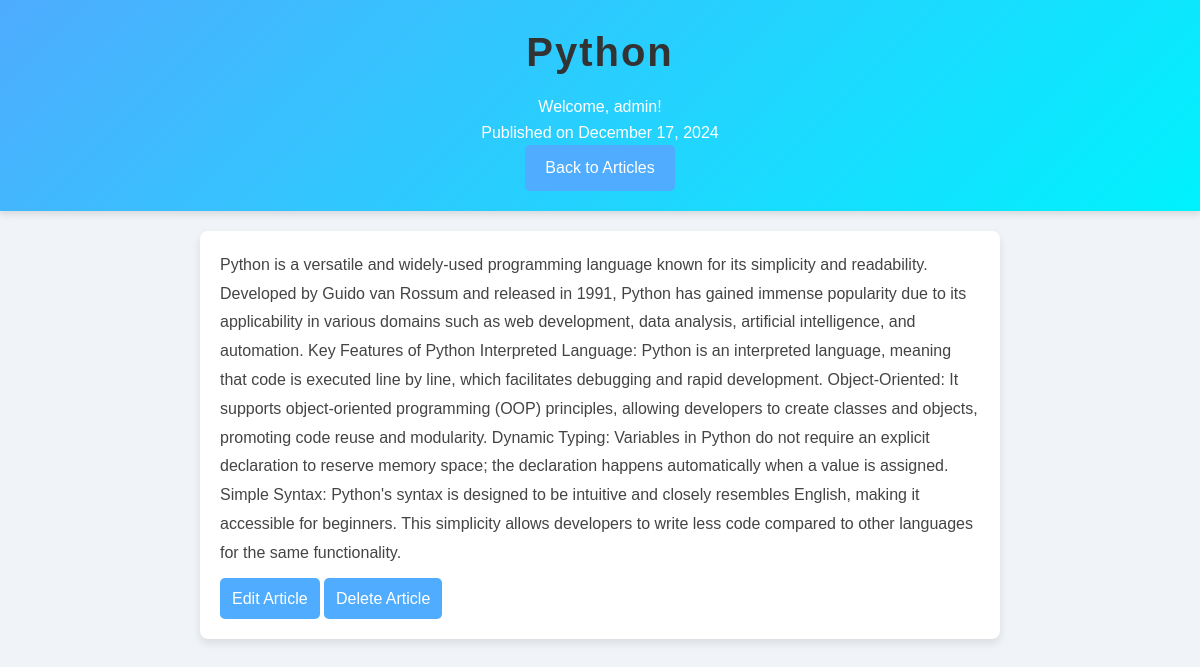
/4/ (signed in), run on the app's committed database.
### blog/models.py (models this page shows, shortened)
class Article(models.Model):
    title = models.CharField(max_length=200)
    content = models.TextField()
    created_at = models.DateTimeField(auto_now_add=True)
    updated_at = models.DateTimeField(auto_now=True)

### users/models.py (models this page shows)
class CustomUser(AbstractUser):
    phone_number = models.CharField(max_length=15, blank=True, null=True)

### blog/views.py (the view)
# urls.py: path('<int:pk>/', views.article_detail, name='article-detail'),
@login_required
def article_detail(request, pk):
    article = get_object_or_404(Article, pk=pk)
    return render(request, 'blog/article_detail.html', {'article': article})

### blog/templates/blog/article_detail.html (shortened to what this page needs)
{% load static %}
<!DOCTYPE html>
<html lang="en">
<head>
    <link rel="stylesheet" href="{% static 'styles.css' %}">
</head>
<body>
    <header>
        <h1>{{ article.title }}</h1>
        <p>Welcome, {{ user.username }}!</p>
        <p class="date">Published on {{ article.created_at|date:"F j, Y" }}</p>
        <a href="{% url 'article-list' %}" class="btn">Back to Articles</a>
    </header>
    <section class="article-detail">
        <p>{{ article.content }}</p>
            <a href="{% url 'article-edit' pk=article.pk %}" class="btn">Edit Article</a>
            <a href="{% url 'article-delete' pk=article.pk %}" class="btn">Delete Article</a>
    </section>
</body>
</html>

### static/styles.css (style rules this page uses)
* { margin: 0; padding: 0; box-sizing: border-box; font-family: 'Poppins', sans-serif; }
body { background: #f0f4f8; color: #333; line-height: 1.6; min-height: 100vh; padding-bottom: 20px; }
h1, h2, h3, h4 { font-weight: 600; color: #333; }
a { text-decoration: none; color: inherit; }
a.btn, button { display: inline-block; background-color: #4facfe; color: #fff; text-decoration: none; padding: 10px 20px; border-radius: 5px; transition: all 0.3s ease; }
header { background: linear-gradient(135deg, #4facfe, #00f2fe); color: #fff; text-align: center; padding: 20px; box-shadow: 0px 4px 6px rgba(0, 0, 0, 0.1); margin-bottom: 20px; }
header h1 { font-size: 2.5rem; margin-bottom: 10px; letter-spacing: 2px; }
.article-detail { padding: 20px; background: #fff; border-radius: 8px; box-shadow: 0 4px 8px rgba(0, 0, 0, 0.1); margin: 20px auto; max-width: 800px; }
.article-detail p { font-size: 1rem; line-height: 1.8; color: #444; }
.article-detail .btn { background-color: #4facfe; color: #fff; text-decoration: none; padding: 8px 12px; border-radius: 5px; margin-top: 10px; display: inline-block; }

### data on the page
Article: title "Python", created_at "December 17, 2024", content "Python is a versatile and widely-used programming language known for its simplicity and readability. Developed by Guido van Rossum and released in 1991, Python has gained immense popularity due to its applicability in various domains such as web development, data analysis, artificial intelligence, and automation. Key Features of Python Interpreted Language: Python is an interpreted language, meaning that code is executed line by line, which facilitates debugging and rapid development. Object-Oriented: It supports object-oriented programming (OOP) principles, allowing developers to create classes and objects, promoting code reuse and modularity. Dynamic Typing: Variables in Python do not…"
CustomUser: username "admin"
